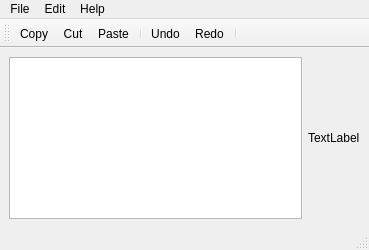
<?xml version="1.0" encoding="UTF-8"?>
<ui version="4.0">
 <class>MainWindow</class>
 <widget class="QMainWindow" name="MainWindow">
  <property name="geometry">
   <rect>
    <x>0</x>
    <y>0</y>
    <width>369</width>
    <height>250</height>
   </rect>
  </property>
  <property name="windowTitle">
   <string>MainWindow</string>
  </property>
  <widget class="QWidget" name="centralwidget">
   <layout class="QHBoxLayout" name="horizontalLayout">
    <item>
     <widget class="QTextEdit" name="textEdit"/>
    </item>
    <item>
     <widget class="QLabel" name="label">
      <property name="text">
       <string>TextLabel</string>
      </property>
     </widget>
    </item>
   </layout>
  </widget>
  <widget class="QMenuBar" name="menubar">
   <property name="geometry">
    <rect>
     <x>0</x>
     <y>0</y>
     <width>369</width>
     <height>17</height>
    </rect>
   </property>
   <widget class="QMenu" name="menuFile">
    <property name="title">
     <string>File</string>
    </property>
    <addaction name="actionQuit"/>
   </widget>
   <widget class="QMenu" name="menuEdit">
    <property name="title">
     <string>Edit</string>
    </property>
    <addaction name="actionCopy"/>
    <addaction name="actionCut"/>
    <addaction name="actionPaste"/>
    <addaction name="separator"/>
    <addaction name="actionUndo"/>
    <addaction name="actionRedo"/>
   </widget>
   <widget class="QMenu" name="menuHelp">
    <property name="title">
     <string>Help</string>
    </property>
    <addaction name="actionAbout"/>
    <addaction name="actionAboutQt"/>
   </widget>
   <addaction name="menuFile"/>
   <addaction name="menuEdit"/>
   <addaction name="menuHelp"/>
  </widget>
  <widget class="QStatusBar" name="statusbar"/>
  <widget class="QToolBar" name="toolBar">
   <property name="windowTitle">
    <string>toolBar</string>
   </property>
   <attribute name="toolBarArea">
    <enum>TopToolBarArea</enum>
   </attribute>
   <attribute name="toolBarBreak">
    <bool>false</bool>
   </attribute>
   <addaction name="actionCopy"/>
   <addaction name="actionCut"/>
   <addaction name="actionPaste"/>
   <addaction name="separator"/>
   <addaction name="actionUndo"/>
   <addaction name="actionRedo"/>
   <addaction name="separator"/>
  </widget>
  <action name="actionQuit">
   <property name="icon">
    <iconset resource="resources.qrc">
     <normaloff>:/images/quitIcon.png</normaloff>:/images/quitIcon.png</iconset>
   </property>
   <property name="text">
    <string>Quit</string>
   </property>
  </action>
  <action name="actionCopy">
   <property name="icon">
    <iconset resource="resources.qrc">
     <normaloff>:/edit/images/copyIcon.png</normaloff>:/edit/images/copyIcon.png</iconset>
   </property>
   <property name="text">
    <string>Copy</string>
   </property>
  </action>
  <action name="actionCut">
   <property name="icon">
    <iconset resource="resources.qrc">
     <normaloff>:/edit/images/cutIcon.png</normaloff>:/edit/images/cutIcon.png</iconset>
   </property>
   <property name="text">
    <string>Cut</string>
   </property>
  </action>
  <action name="actionPaste">
   <property name="icon">
    <iconset resource="resources.qrc">
     <normaloff>:/edit/images/pasteIcon.png</normaloff>:/edit/images/pasteIcon.png</iconset>
   </property>
   <property name="text">
    <string>Paste</string>
   </property>
  </action>
  <action name="actionUndo">
   <property name="icon">
    <iconset resource="resources.qrc">
     <normaloff>:/edit/images/undoIcon.png</normaloff>:/edit/images/undoIcon.png</iconset>
   </property>
   <property name="text">
    <string>Undo</string>
   </property>
  </action>
  <action name="actionRedo">
   <property name="icon">
    <iconset resource="resources.qrc">
     <normaloff>:/edit/images/redoIcon.png</normaloff>:/edit/images/redoIcon.png</iconset>
   </property>
   <property name="text">
    <string>Redo</string>
   </property>
  </action>
  <action name="actionAbout">
   <property name="icon">
    <iconset resource="resources.qrc">
     <normaloff>:/help/images/aboutIcon.png</normaloff>:/help/images/aboutIcon.png</iconset>
   </property>
   <property name="text">
    <string>About</string>
   </property>
  </action>
  <action name="actionAboutQt">
   <property name="icon">
    <iconset resource="resources.qrc">
     <normaloff>:/help/images/aboutQtIcon.png</normaloff>:/help/images/aboutQtIcon.png</iconset>
   </property>
   <property name="text">
    <string>AboutQt</string>
   </property>
  </action>
 </widget>
 <resources>
  <include location="resources.qrc"/>
 </resources>
 <connections/>
</ui>
